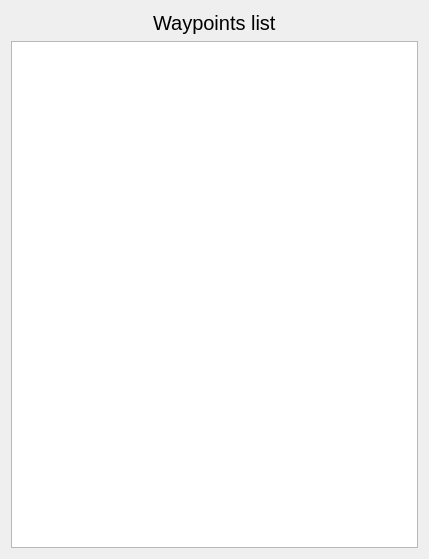
<?xml version="1.0" encoding="UTF-8"?>
<ui version="4.0">
 <class>Form</class>
 <widget class="QWidget" name="Form">
  <property name="geometry">
   <rect>
    <x>0</x>
    <y>0</y>
    <width>429</width>
    <height>559</height>
   </rect>
  </property>
  <property name="windowTitle">
   <string>Form</string>
  </property>
  <layout class="QGridLayout" name="gridLayout">
   <item row="1" column="0">
    <widget class="QListWidget" name="listWidget"/>
   </item>
   <item row="0" column="0" alignment="Qt::AlignHCenter">
    <widget class="QLabel" name="label">
     <property name="font">
      <font>
       <pointsize>15</pointsize>
      </font>
     </property>
     <property name="text">
      <string>Waypoints list</string>
     </property>
    </widget>
   </item>
  </layout>
 </widget>
 <resources/>
 <connections/>
</ui>
